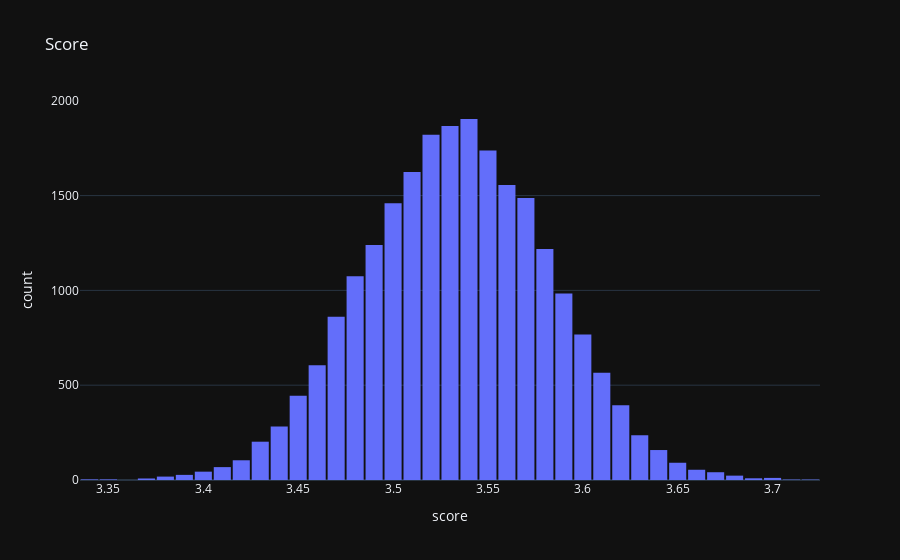

Notebook cell for this chart:
### Markdown cell above
Podemos ver como en su totalidad hay muchas mas movies que tv shows

### Code cell
#Distribucin del Score
fig = px.histogram(Peliculas,x='score',template='plotly_dark',title='Score')
fig.update_layout(bargap=0.1)
fig.show()

### Figure 1 — Plotly figure (JSON) as saved in the notebook; plotly's stock layout.template omitted (floating-point values rounded to 4 significant figures; data arrays with more than 128 entries replaced by an {"elided": "..."} marker saying what was removed)
{"data": [{"alignmentgroup": "True", "bingroup": "x", "hovertemplate": "score=%{x}<br>count=%{y}<extra></extra>", "legendgroup": "", "marker": {"color": "#636efa", "pattern": {"shape": ""}}, "name": "", "offsetgroup": "", "orientation": "v", "showlegend": false, "type": "histogram", "x": {"elided": "22998 float values"}, "xaxis": "x", "yaxis": "y"}], "layout": {"bargap": 0.1, "barmode": "relative", "legend": {"tracegroupgap": 0}, "title": {"text": "Score"}, "xaxis": {"anchor": "y", "domain": [0, 1], "title": {"text": "score"}}, "yaxis": {"anchor": "x", "domain": [0, 1], "title": {"text": "count"}}}}
